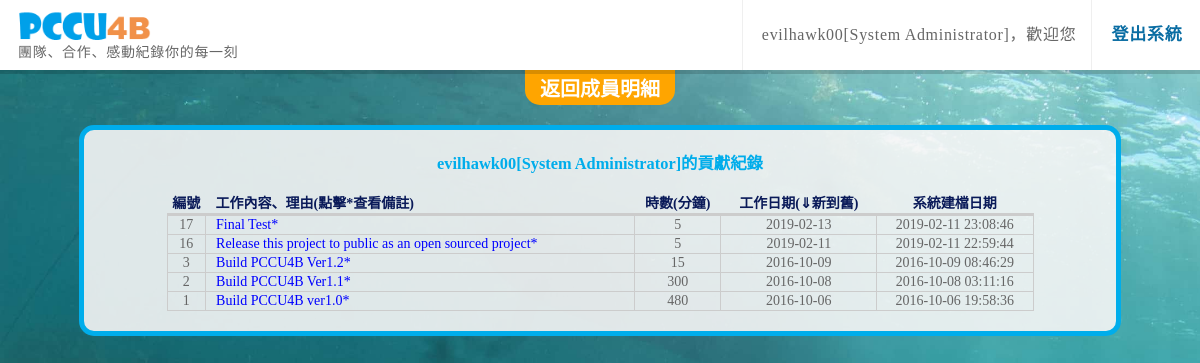
/UserProfile.php?UserID=1 (signed in), run on the app's committed database.
### tables this page shows
CREATE TABLE `jobstatistics` (
  `JobID` mediumint(11) NOT NULL,
  `member_name` varchar(45) NOT NULL,
  `NickName` varchar(45) NOT NULL,
  `JobDetail` mediumtext NOT NULL,
  `Remarks_Avaliable` tinyint(1) NOT NULL,
  `Remarks` mediumtext,
  `Minutes` int(11) NOT NULL,
  `JobDate` date NOT NULL,
  `AddedTime` datetime NOT NULL
);

### UserProfile.php (the view, shortened to what this page needs)
<?php
require_once 'dbconfig.php';
$link = mysqli_connect($db_host, $db_user, $db_pass, $db_name) or die(mysqli_error());
mysqli_query($link,"SET NAMES utf8");
?>
<?php
 if (isset($_GET['UserID']))
 {
 $UID = $_GET['UserID'];
 $UID_JobLists = mysqli_query($link,"SELECT members.UID, jobstatistics.* FROM jobstatistics INNER JOIN members ON jobstatistics.member_name = members.DisplayName WHERE UID=\"$UID\" ORDER BY JobDate DESC")or die("The position does not exist ... \n");
 }
 else
 header("Location: Members-Overview.php");
?>
<!DOCTYPE html PUBLIC "-//W3C//DTD XHTML 1.0 Transitional//EN" "http://www.w3.org/TR/xhtml1/DTD/xhtml1-transitional.dtd">
<html xmlns="http://www.w3.org/1999/xhtml">
<head>
<link href="css/default_styles.css" rel="stylesheet" type="text/css" />
<link rel="stylesheet" href="https://ajax.googleapis.com/ajax/libs/jqueryui/1.11.4/themes/smoothness/jquery-ui.css">
</head>
<body>
<div class="wrapper">
<section class="main-header nav-down">
	<div class="row">
		<div class="col-md-12">
		<div class="menu-toggle visible-xs">
			<div class="tag-line">團隊、合作、感動紀錄你的每一刻</div>
			<a class="logo" href="http://pccu4b.gq/"><img src="images/PCCU4B.png"></a>
			<div class="main-menu">
			<div class="hidden-xs divider">&nbsp;</div>
			<div class="topBtn">
<?php
echo "<font size=\"3\" style=\"text-align:left\">" . $_SESSION['CurrentUserName'] . "[" . $_SESSION['CurrentNickName'] . "]，歡迎您</font>";
?>
			</div>
			<div class="hidden-xs divider">&nbsp;</div>
			<div class="topBtn">
			        <a href="logout.php" style="font-size:17px;color:#0a6da3;">登出系統</a><font>&nbsp;&nbsp;&nbsp;</font>
			</div>
			</div>
		</div>
	</div>
	</div>
</section>
<div id="header">
   <a href="Members-Overview.php">返回成員明細</a>
</div>
<div id="container">
<table class="WithBorder" border="0" width="85%" align="center">
<?php
$UserDisplayName = mysqli_fetch_array($UID_JobLists);
mysqli_data_seek($UID_JobLists, 0);
$UserDisplayName_Title = mysqli_fetch_array($UID_JobLists);
echo "<CAPTION><h3>" . $UserDisplayName_Title['member_name']. "[". $UserDisplayName['NickName']. "]的貢獻紀錄</h3></CAPTION>";
?>
<tr>
<th>編號</th>
<th class="JobDetails">工作內容、理由(點擊*查看備註)</th>
<th>時數(分鐘)</th>
<th>工作日期(⇓新到舊)</th>
<th>系統建檔日期</th>
</tr>
<?php
mysqli_data_seek($UID_JobLists, 0);
$i= 1;
while ($row=mysqli_fetch_array($UID_JobLists)){
echo "<tr>";
echo "<td>" . $row['JobID']."</td>";
if ($row['Remarks_Avaliable']== 1){
	echo '<td class="JobDetails"><div id="Remark' .$i. '" style="color:blue; cursor: pointer;">' . $row['JobDetail'] . '*</div></td>';
	$i++;
}
else {
	echo "<td class=\"JobDetails\">" . $row['JobDetail']."</td>";
}
echo "<td>" . $row['Minutes']."</td>";
echo "<td>" . $row['JobDate']."</td>";
echo "<td>" . $row['AddedTime']."</td>";
echo "</tr>";
}
?>
</table>
<br>
</div>
</div>
</body>
</html>

### css/default_styles.css (style rules this page uses)
html, body { background-color: #0a6da3; background-image: url("../images/underwater.jpg"); //background-repeat: repeat-x; background-attachment: fixed; color: #666666; font: 14px Microsoft JhengHei; margin: 0; background-size: cover !important; display: block; height: 100%; width: 100%; min-height: 100%; width: 100%; }
h3 { color:#00adeb; }
a { color: white; font-size: 20px; text-decoration: none; font-weight: bold; }
th { font-weight: bold; //text-align: left; text-align: center; color: #0a1a59; border-bottom: 3px solid #ccc; }
#header { background: orange none repeat scroll 0 0; text-align: center; border-bottom-right-radius: 15px; border-bottom-left-radius: 15px; width: auto; display: table; margin:0 auto; padding: 3px 15px 3px 15px; position: relative; }
#container { background: rgba(245, 245, 245, 0.9) none repeat scroll 0 0; border: 5px solid #00adeb; font-size: 14px; margin: 20px auto 30px; padding: 4px 6px 4px; text-align: justify; width: 85%; border-radius: 15px; }
.main-header .main-menu { float: right; margin: 0; }
.main-header { background: #fff none repeat scroll 0 0; //float: left; height: 70px; letter-spacing: 0.05em; line-height: 22px; position: relative; top: 0; transition: all 0.35s ease 0s; width: 100%; z-index: 100; }
.col-md-12 { width: 100%; }
.main-header .main-menu span, .main-header .main-menu a { color: #666; float: left; font-size: 13px; }
.main-header .tag-line { left: 18px; position: absolute; top: 42px; z-index: 900; }
.main-header .logo img { height: auto; width: 100%; }
img, object, embed { max-width: 100%; }
.main-header::after { background: rgba(0, 0, 0, 0.15) none repeat scroll 0 0; bottom: -4px; content: ""; display: block; height: 4px; left: 0; position: absolute; width: 100%; z-index: -1; }
.main-header .logo { left: 15px; position: absolute; top: 10px; width: 140px; z-index: 1000; }
.main-header a { text-decoration: none; }
.main-header .topBtn { position: relative; }
.main-header .main-menu > div { //cursor: pointer; float: left; line-height: 70px; padding: 0 5px 0 10px; }
.main-header .main-menu div.divider { border-left: 1px solid #efefef; margin: 0 5px 0 10px; padding: 0; }
.wrapper { position: relative; height: auto !important; //margin: 0 auto -20px; //margin: 0; min-height: 100%; }
section { clear: both; float: left; width: 100%; }
table.WithBorder { border-collapse: collapse; text-align: center; }
table.WithBorder tr { border-bottom: 1px solid #ccc; }
table.WithBorder td { border: 1px solid #ccc; }
table.WithBorder td.JobDetails { text-align: left; padding-left: 10px; }
table.WithBorder th.JobDetails { text-align: left; padding-left: 10px; }

### data on the page
jobstatistics: member_name "evilhawk00", NickName "System Administrator", JobID "17", JobDetail "Final Test", Minutes "5", JobDate "2019-02-13", AddedTime "2019-02-11 23:08:46"
jobstatistics: JobID "16", JobDetail "Release this project to public as an open sourced project", Minutes "5", JobDate "2019-02-11", AddedTime "2019-02-11 22:59:44"
jobstatistics: JobID "3", JobDetail "Build PCCU4B Ver1.2", Minutes "15", JobDate "2016-10-09", AddedTime "2016-10-09 08:46:29"
jobstatistics: JobID "2", JobDetail "Build PCCU4B Ver1.1", Minutes "300", JobDate "2016-10-08", AddedTime "2016-10-08 03:11:16"
jobstatistics: JobID "1", JobDetail "Build PCCU4B ver1.0", Minutes "480", JobDate "2016-10-06", AddedTime "2016-10-06 19:58:36"

### other printed values
$_SESSION['CurrentUserName'] "evilhawk00"
$_SESSION['CurrentNickName'] "System Administrator"
